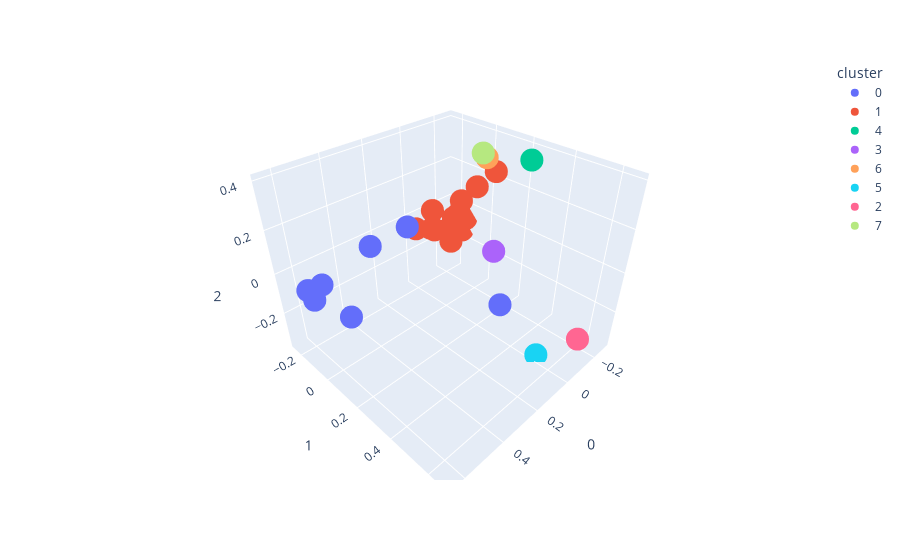

Here is the notebook cell this chart was saved with:
### Code cell
from sklearn.manifold import TSNE, SpectralEmbedding, MDS
from sklearn.decomposition import PCA
import plotly.express as px

tsne = TSNE(n_components=3, random_state=0, perplexity=50)
pca = PCA(n_components=3)
spectral = SpectralEmbedding(n_components=3, n_neighbors=5)
mds = MDS(n_components=3)
projections = tsne.fit_transform(reduced_tf_idf)
projections = pca.fit_transform(reduced_tf_idf)


fig = px.scatter_3d(
    projections,
    x=0, y=1, z=2,
    color=clustered_matrix.label.astype(str),
    labels={'color': 'cluster'},
)
fig.update_traces(marker_size=8)
fig.show()

### Figure 1 — Plotly figure (JSON) as saved in the notebook; plotly's stock layout.template omitted (floating-point values rounded to 4 significant figures)
{"data": [{"hovertemplate": "cluster=0<br>0=%{x}<br>1=%{y}<br>2=%{z}<extra></extra>", "legendgroup": "0", "marker": {"color": "#636efa", "size": 8, "symbol": "circle"}, "mode": "markers", "name": "0", "scene": "scene", "showlegend": true, "type": "scatter3d", "x": [0.647, 0.6336, 0.5761, 0.5421, 0.3051, -0.05644, 0.2926], "y": [-0.08023, -0.06737, -0.09982, 0.02458, -0.1434, 0.2801, 0.09195], "z": [0.01087, -0.03582, -0.01121, -0.1191, 0.02324, -0.2553, 0.2098]}, {"hovertemplate": "cluster=1<br>0=%{x}<br>1=%{y}<br>2=%{z}<extra></extra>", "legendgroup": "1", "marker": {"color": "#EF553B", "size": 8, "symbol": "circle"}, "mode": "markers", "name": "1", "scene": "scene", "showlegend": true, "type": "scatter3d", "x": [-0.1315, -0.09982, -0.1933, -0.1184, -0.2471, -0.2778, -0.2725, -0.2118, -0.251, -0.1777, -0.1869, 0.08353, 0.04945, -0.238], "y": [-0.2462, -0.1944, -0.1635, -0.2025, -0.1992, -0.1679, -0.1399, -0.1977, -0.1733, 0.1167, 0.005854, -0.1034, -0.03175, -0.1375], "z": [-0.1131, -0.07794, -0.1803, -0.09967, -0.08172, -0.1523, -0.07357, -0.13, -0.05375, 0.2892, 0.1792, 0.03242, 0.1377, 0.03888]}, {"hovertemplate": "cluster=4<br>0=%{x}<br>1=%{y}<br>2=%{z}<extra></extra>", "legendgroup": "4", "marker": {"color": "#00cc96", "size": 8, "symbol": "circle"}, "mode": "markers", "name": "4", "scene": "scene", "showlegend": true, "type": "scatter3d", "x": [-0.2154], "y": [0.262], "z": [0.3723]}, {"hovertemplate": "cluster=3<br>0=%{x}<br>1=%{y}<br>2=%{z}<extra></extra>", "legendgroup": "3", "marker": {"color": "#ab63fa", "size": 8, "symbol": "circle"}, "mode": "markers", "name": "3", "scene": "scene", "showlegend": true, "type": "scatter3d", "x": [-0.1952], "y": [0.1133], "z": [-0.1135]}, {"hovertemplate": "cluster=6<br>0=%{x}<br>1=%{y}<br>2=%{z}<extra></extra>", "legendgroup": "6", "marker": {"color": "#FFA15A", "size": 8, "symbol": "circle"}, "mode": "markers", "name": "6", "scene": "scene", "showlegend": true, "type": "scatter3d", "x": [-0.09013], "y": [0.1388], "z": [0.3828]}, {"hovertemplate": "cluster=5<br>0=%{x}<br>1=%{y}<br>2=%{z}<extra></extra>", "legendgroup": "5", "marker": {"color": "#19d3f3", "size": 8, "symbol": "circle"}, "mode": "markers", "name": "5", "scene": "scene", "showlegend": true, "type": "scatter3d", "x": [-0.0155], "y": [0.5219], "z": [-0.3648]}, {"hovertemplate": "cluster=2<br>0=%{x}<br>1=%{y}<br>2=%{z}<extra></extra>", "legendgroup": "2", "marker": {"color": "#FF6692", "size": 8, "symbol": "circle"}, "mode": "markers", "name": "2", "scene": "scene", "showlegend": true, "type": "scatter3d", "x": [-0.06982], "y": [0.6675], "z": [-0.2149]}, {"hovertemplate": "cluster=7<br>0=%{x}<br>1=%{y}<br>2=%{z}<extra></extra>", "legendgroup": "7", "marker": {"color": "#B6E880", "size": 8, "symbol": "circle"}, "mode": "markers", "name": "7", "scene": "scene", "showlegend": true, "type": "scatter3d", "x": [-0.08136], "y": [0.1255], "z": [0.4006]}], "layout": {"legend": {"title": {"text": "cluster"}, "tracegroupgap": 0}, "margin": {"t": 60}, "scene": {"domain": {"x": [0, 1], "y": [0, 1]}, "xaxis": {"title": {"text": "0"}}, "yaxis": {"title": {"text": "1"}}, "zaxis": {"title": {"text": "2"}}}}}
